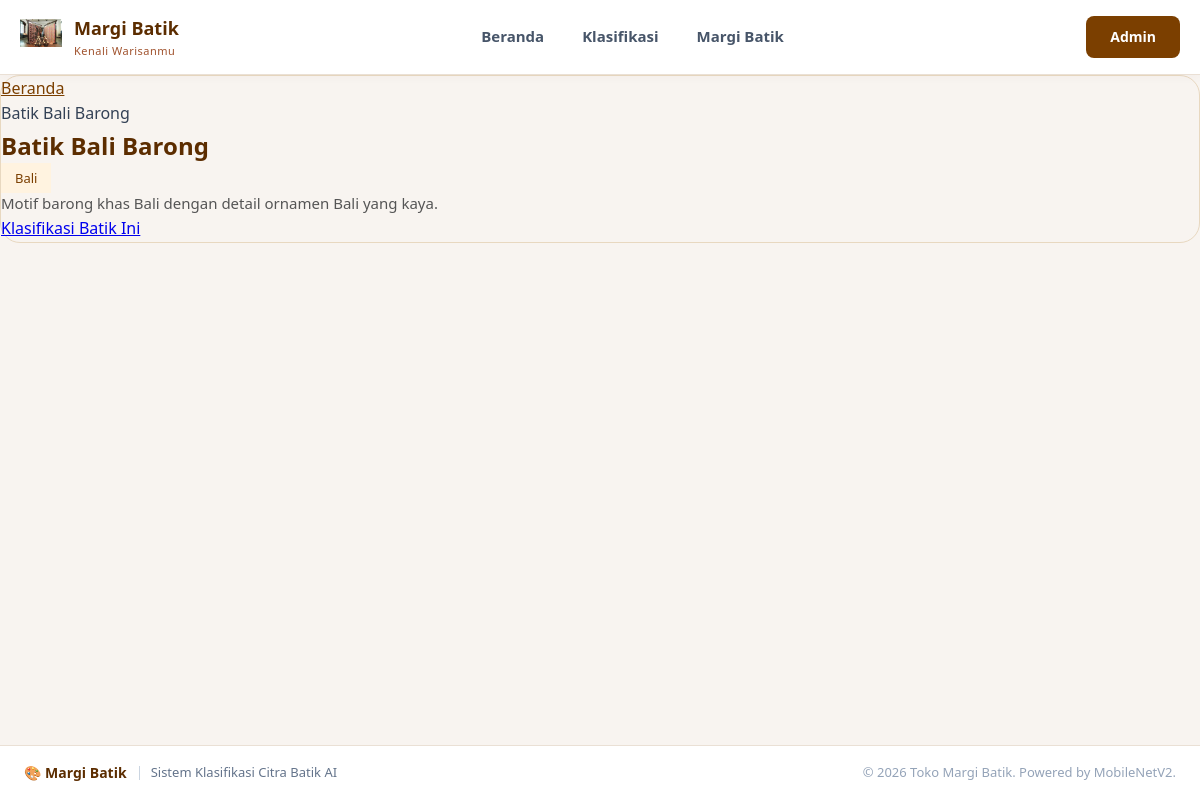
The page /website/customer/detail_batik.php?id=1 on the database as committed earlier.
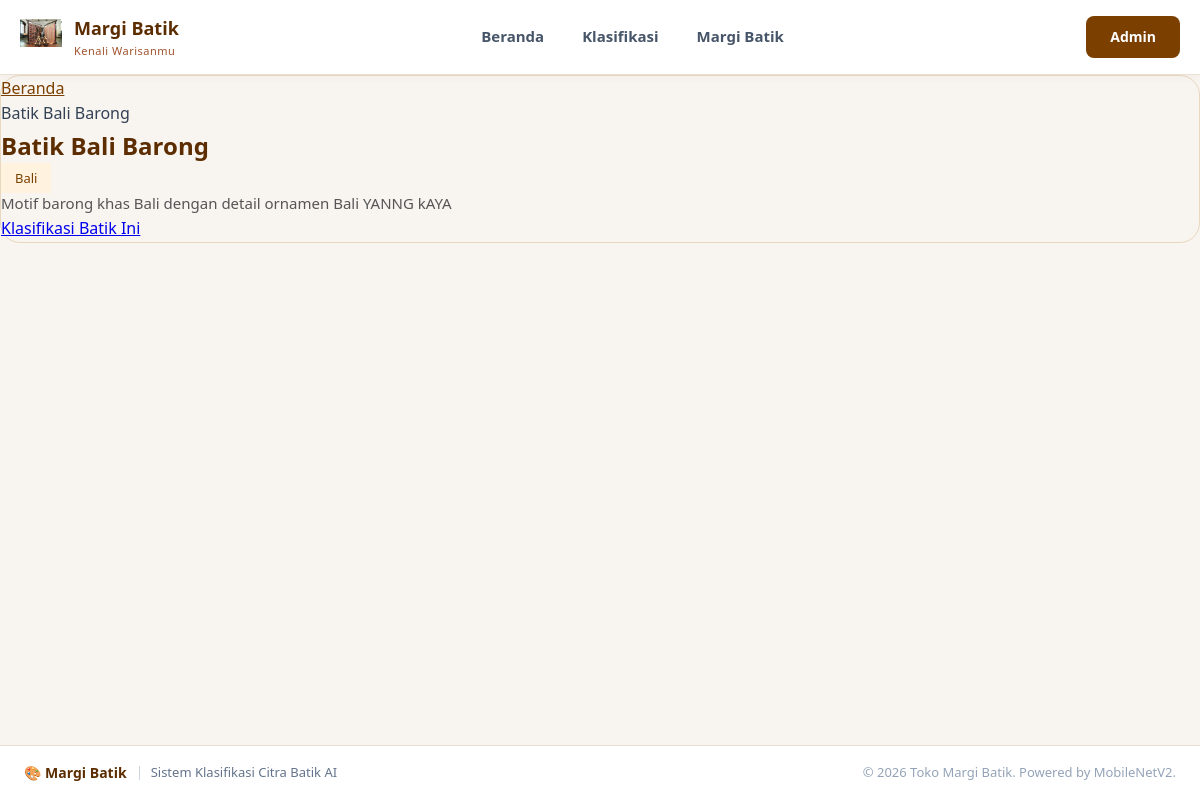
The same page on the database as committed later.
### tables this page shows
CREATE TABLE IF NOT EXISTS `batik_categories` (
  `id` int unsigned NOT NULL AUTO_INCREMENT,
  `slug` varchar(100) NOT NULL,
  `name` varchar(150) NOT NULL,
  `description` text,
  `image` varchar(255) DEFAULT NULL,
  `origin_region` varchar(100) DEFAULT NULL,
  `cultural_notes` text,
  `thumbnail` varchar(255) DEFAULT NULL,
  `is_active` tinyint(1) NOT NULL DEFAULT '1',
  `created_at` datetime NOT NULL DEFAULT CURRENT_TIMESTAMP,
  `updated_at` datetime NOT NULL DEFAULT CURRENT_TIMESTAMP ON UPDATE CURRENT_TIMESTAMP,
  `image_path` varchar(255) DEFAULT NULL,
  PRIMARY KEY (`id`),
  UNIQUE KEY `uq_categories_slug` (`slug`),
  KEY `idx_categories_active` (`is_active`)
);

### website/config/database.php (called while the page is built, shortened)
<?php
function getDB(): PDO {
    static $pdo = null;
    if ($pdo === null) {
        $dsn = sprintf(
            'mysql:host=%s;port=%s;dbname=%s;charset=%s',
            DB_HOST, DB_PORT, DB_NAME, DB_CHARSET
        );
        $options = [
            PDO::ATTR_ERRMODE            => PDO::ERRMODE_EXCEPTION,
            PDO::ATTR_DEFAULT_FETCH_MODE => PDO::FETCH_ASSOC,
            PDO::ATTR_EMULATE_PREPARES   => false,
            PDO::MYSQL_ATTR_INIT_COMMAND => "SET NAMES utf8mb4 COLLATE utf8mb4_unicode_ci"
        ];
        try {
            $pdo = new PDO($dsn, DB_USER, DB_PASS, $options);
        } catch (PDOException $e) {
            error_log("Database connection failed: " . $e->getMessage());
            die(json_encode([
                'success' => false,
                'error'   => 'Koneksi database gagal. Hubungi administrator.'
            ]));
        }
    }
    return $pdo;
}
function dbQueryOne(string $sql, array $params = []): ?array {
    $stmt = getDB()->prepare($sql);
    $stmt->execute($params);
    $row = $stmt->fetch();
    return $row !== false ? $row : null;
}

### website/customer/detail_batik.php (the view, shortened to what this page needs)
<?php
require_once __DIR__ . '/../config/database.php';
$id  = (int)($_GET['id'] ?? 0);
$cat = $id ? dbQueryOne("SELECT * FROM batik_categories WHERE id=? AND is_active=1",[$id]) : null;
?>
<!DOCTYPE html>
<html lang="id">
<head>
<link href="/BATIK_CLASSIFICATION_SYSTEM/website/assets/css/customer.css" rel="stylesheet">
</head>
<body style="background:#F8F4F0;min-height:100vh;display:flex;flex-direction:column">
<?php include __DIR__ . '/../includes/navbar_customer.php'; ?>
<main class="container py-5 flex-grow-1">
    <div class="row justify-content-center">
        <div class="col-lg-8">
            <div class="card" style="border-radius:20px;border:1px solid #e8d8c0">
                <div class="card-body p-4">
                    <nav aria-label="breadcrumb"><ol class="breadcrumb mb-3">
                        <li class="breadcrumb-item"><a href="dashboard.php" style="color:#7B3F00">Beranda</a></li>
                        <li class="breadcrumb-item active"><?= htmlspecialchars($cat['name']) ?></li>
                    </ol></nav>
                    <h2 class="fw-800 mb-2" style="color:#5C2D00"><?= htmlspecialchars($cat['name']) ?></h2>
                    <?php if ($cat['origin_region']): ?>
                    <span class="badge mb-3" style="background:#FFF3E0;color:#7B3F00;font-size:13px;padding:6px 14px">
                        <i class="bi bi-geo-alt me-1"></i><?= htmlspecialchars($cat['origin_region']) ?>
                    </span>
                    <?php endif; ?>
                    <?php if ($cat['description']): ?>
                    <p style="font-size:15px;color:#555;line-height:1.7"><?= htmlspecialchars($cat['description']) ?></p>
                    <?php endif; ?>
                    <div class="mt-4">
                        <a href="klasifikasi.php" class="btn btn-batik">
                            <i class="bi bi-search me-2"></i>Klasifikasi Batik Ini
                        </a>
                    </div>
                </div>
            </div>
        </div>
    </div>
</main>
<?php include __DIR__ . '/../includes/footer.php'; ?>
</body></html>

Rows that differ between the two databases and show on the page:
changed batik_categories "Batik Bali Barong": description "Motif barong khas Bali dengan detail ornamen Bali yang kaya." → "Motif barong khas Bali dengan detail ornamen Bali YANNG kAYA"
